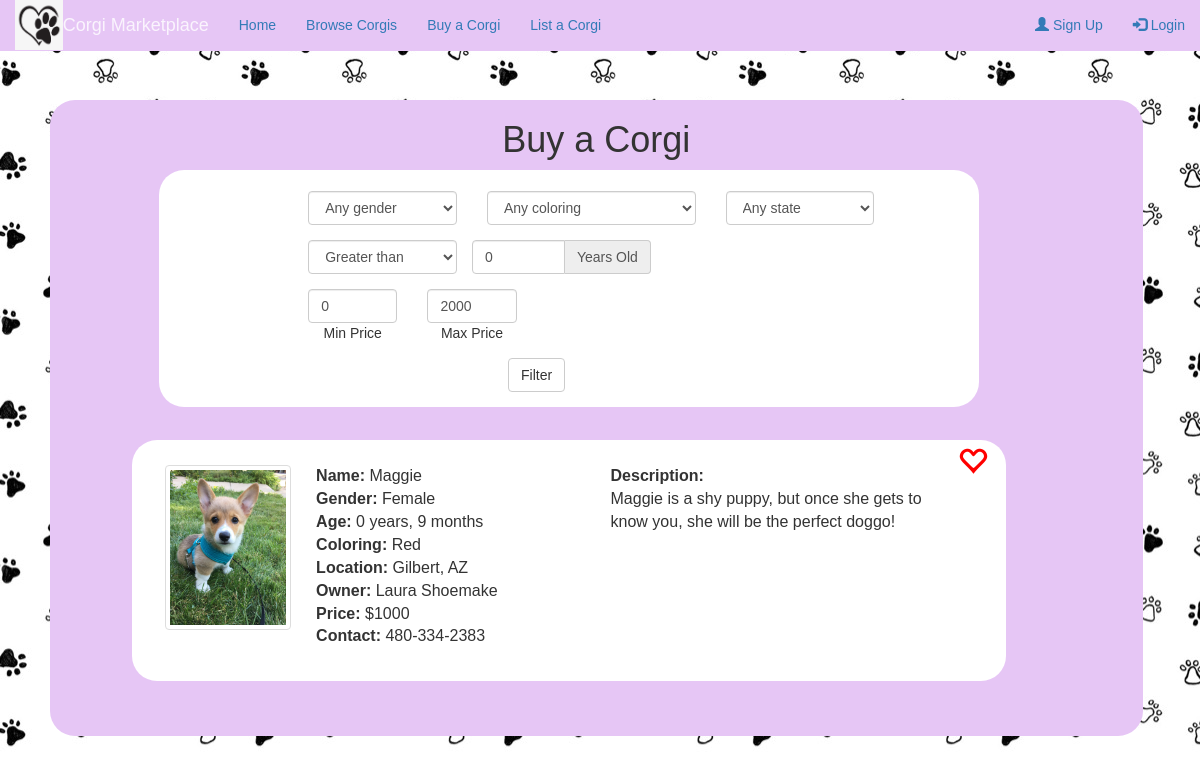
/corgi/buy/, run on an earlier commit of the app's database.
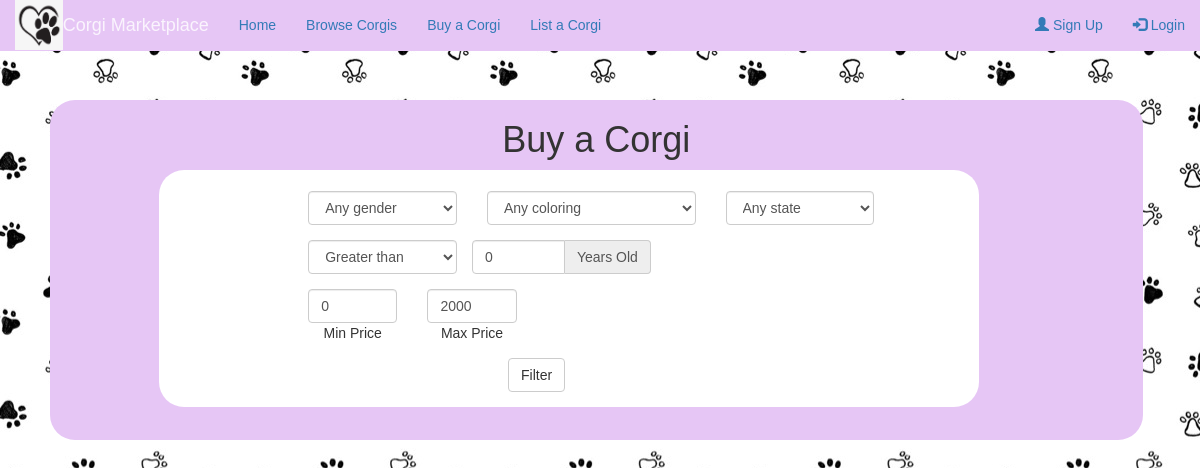
And on a later commit of the database.
### corgi_store/models.py (models this page shows, shortened)
class Listing(models.Model):
    user = models.ForeignKey(User, on_delete=models.CASCADE)
    corgi = models.ForeignKey(Corgi, on_delete=models.CASCADE)
    price = models.IntegerField()
    contact = models.CharField(max_length=300)
    open = models.BooleanField(default=True)

class Corgi(models.Model):
    COLOR_CHOICES = [
        ('red', 'Red'),
        ('rh-tc', 'Red-Headed Tricolor'),
        ('bh-tc', 'Black-Headed Tricolor'),
        ('sable', 'Sable'),
        ('fawn', 'Fawn'),
        ('other', 'Other')
    ]
    name = models.CharField(max_length=120)
    age_years = models.IntegerField(default=0)
    age_months = models.IntegerField(default=0)
    gender = models.CharField(max_length=1, choices=[('M', 'Male'), ('F', 'Female'), ('X', 'Other')], default='X')
    coloring = models.CharField(max_length=5, choices=COLOR_CHOICES, default='red')
    city = models.CharField(max_length=120)
    state = models.CharField(max_length=120)
    description = models.CharField(max_length=300)
    objects = CorgiManager()

### corgi_store/views.py (the view)
# urls.py: path('corgi/buy/', views.buy_corgi, name='buy_corgi'),
def buy_corgi(request):
    return render(request, 'buy.html', {'listings': Listing.objects.filter(open=True)})

### corgi_store/templates/buy.html (shortened to what this page needs)
{% include 'base.html' with user=user %}
{% block content %}
<div id="page" class="page">
	<div class="home">
		<div class="browse-box">
			<h1>Buy a Corgi</h1>
			<div class="filter">
				<form class="form-horizontal">
					<div class="form-group">
						<div class="row">
		    				<div class="col-sm-3">
		      					<select name="filter-gender" class="form-control" id="filter-gender" required>
		      						<option selected >Any gender</option>
		     					</select>
		    				</div>
		    				<div class="col-sm-4">
		      					<select name="filter-coloring" class="form-control" id="filter-coloring" required>
		      						<option selected >Any coloring</option>
		     					</select>
		    				</div>
		    				<div class="col-sm-3">
		      					<select name="filter-state" class="form-control" id="filter-state" required>
		      						<option selected >Any state</option>
		     					</select>
		    				</div>
	  					</div>
					 </div>
					<div class="form-group">
						 <div class="row">
							 <div class="col-sm-3">
		      					<select name="filter-age" class="form-control" id="filter-age" required>
		      						<option selected >Greater than</option>
		     					</select>
		    				</div>
							 <div class="input-group col-sm-3">
					    		<input id="filter-year" type="number" class="form-control" name="filter-year" value=0 required>
					   			<span class="input-group-addon">Years Old</span>
			  				</div>
			  			</div>
			  		</div>
			  		<div class="form-group">
			  			<div class="row">
			  				<div class="col-sm-2">
				  				 <input id="filter-low-price" type="number" class="form-control" name="filter-low-price" value=0 required>
						   		 Min Price
			     			</div>
			     			<div class="col-sm-2">
			     			 <input id="filter-high-price" type="number" class="form-control" name="filter-high-price" value=2000 required>
						   		 Max Price
			     			</div>
			  			</div>
	  				</div>
	  				<div class="form-group">
			  			<div class="col-sm-offset-3 col-sm-2">
	      					<button type="submit" class="btn btn-default">Filter</button>
	    				</div>
			  		</div>
				</form>
			</div>
		      {% for listing in listings %}
					<div class="one-corgi">
						<div class="favorite" id="favorite{{ listing.corgi.id }}">
							<span class="glyphicon glyphicon-heart-empty" style="color:red;" onclick="favorite({{ listing.corgi.id }});"></span>
						</div>
						<img src="/static/images/corgi-browse.jpg" alt="Corgi home" class="img-thumbnail" width="15%" style="margin-top:3%">
						<div class="corgi-info">
							<b>Name: </b>{{ listing.corgi.name }}<br>
							<b>Gender: </b>{{ listing.corgi.gender }} <br>
							<b>Age: </b>{{ listing.corgi.age_years }} years, {{ listing.corgi.age_months }} months <br>
							<b>Coloring: </b>{{ listing.corgi.coloring }} <br>
							<b>Location: </b>{{ listing.corgi.city }}, {{ listing.corgi.state }} <br>
							<b>Owner: </b>{{ listing.user.first_name }} {{ listing.user.last_name }}<br>
							<b>Price: </b>${{ listing.price }}<br>
							<b>Contact: </b>{{ listing.contact }}
						</div>
						<div class="corgi-description">
							<b>Description:</b><br> {{ listing.corgi.description }}
						</div>
					</div>
		      {% endfor %}
    	</div>
	</div>
</div>
{% endblock %}

What changed in the data, as far as the page shows it:
no longer on this page (row edited): Listing: corgi.name "Maggie", corgi.gender "Female", corgi.age_years "0", corgi.age_months "9", corgi.coloring "Red", corgi.city "Gilbert", corgi.state "AZ", user.first_name "Laura", user.last_name "Shoemake", price "1000", contact "480-334-2383", corgi.description "Maggie is a shy puppy, but once she gets to know you, she will be the perfect doggo!"
